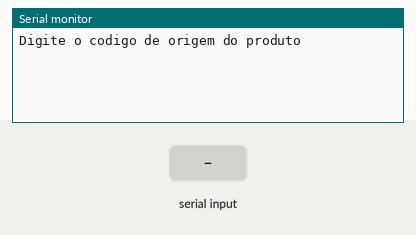
Simulated run of this sketch. Board: Arduino Uno, built with avr-gcc and run on an emulated ATmega328P. On the bench: the last lines printed to the serial monitor. The test bench sets the inputs (shaded band).

Above: at 1.2 s.
1.3 s: "90,45\n" received over Serial
At 2.4 s:
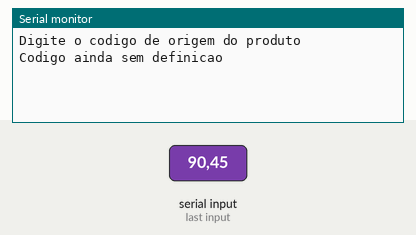
At 8.58 s:
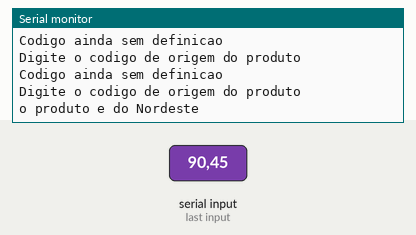

The sketch:

condicoes_ex181.ino
```cpp
/*faça um programa que receba um codigo de origem e informe sua procedencia conforme a lista abaixo
   CÓDIGO DE ORIGEM			PROCEDÊNCIA
    	1							Sul
        2							Norte
        3							Leste
        4							Oeste
        5 ou 6 						Nordeste
        7, 8 ou 9 					 Sudeste
        10 até 20 					Centro-Oeste
        acima de 20 				Código ainda sem definição
*/


// C++ code
//Variaveis
int codigoOrigem;


void setup()
{
  Serial.begin(9600);
}

void loop()
{
  Serial.println("Digite o codigo de origem do produto");
  while(! Serial.available());
  codigoOrigem = Serial.parseInt();

  if(codigoOrigem == 1){
    Serial.println("o produto e do Sul");

  }else if(codigoOrigem == 2){
  Serial.println("o produto e do Norte");

  }else if (codigoOrigem == 3){
  Serial.println("o produto e do Leste");

  }else if(codigoOrigem == 4){
  Serial.println("o produto e do Oeste");

  }else if(codigoOrigem <= 6){
  Serial.println("o produto e do Nordeste");

  }else if(codigoOrigem >= 7 && codigoOrigem <= 9 ){
   Serial.println("o produto e do Sudeste");

  }else if(codigoOrigem >= 10 && codigoOrigem <= 20){
  Serial.println("o produto e do Centro-Oeste");

  }else{
  Serial.println("Codigo ainda sem definicao");
  }
  delay(3000);
  }
```

Measured:
- after the input at 1.3 s, the serial monitor: prints a new line at once (image 1)
